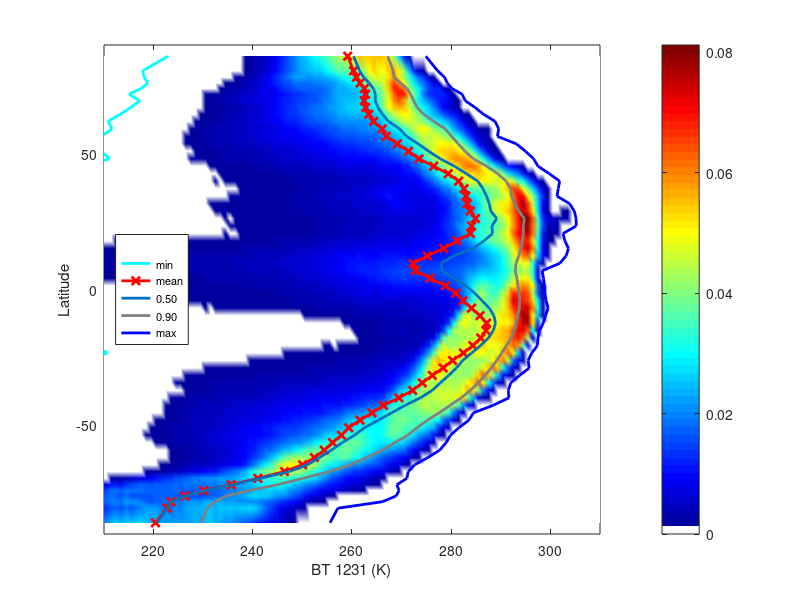

Here is the MATLAB script that generated this plot:
%% cd  /home/sergio/MATLABCODE/oem_pkg_run_sergio_AuxJacs/TILES_TILES_TILES_MakeAvgCldProfs2002_2020/Code_For_HowardObs_TimeSeries/
%% do_the_plots_ecmwf_or_era_16days_tile_v2
%% 
%% stop at Fig25 and save
%% save /home/sergio/MATLABCODE/oem_pkg_run/MATFILES_for_JGR_trends_paper/fig1.mat data_fig1

jett = jet; jett(1,:) = 1;

load fig1.mat
figure(1); clf
pcolor(data_fig1.dbtt,data_fig1.latbins,data_fig1.histc); colormap(jett); colorbar; shading interp
hold on;
plot(data_fig1.Q0,data_fig1.latbins,'c','linewidth',2);
plot(data_fig1.mean,data_fig1.latbins,'rx-','linewidth',2);
plot(data_fig1.Q50,data_fig1.latbins,'linewidth',2);
plot(data_fig1.Q90,data_fig1.latbins,'color',[1 1 1]*0.5,'linewidth',2);
plot(data_fig1.Q1,data_fig1.latbins,'b','linewidth',2);
hold off
xlim([210 310])
%wah = [['    ']; ['min ']; ['mean']; num2str(quants(IA(1))','%4.2f'); ['0.90']; ['max ']];
wah = [['    ']; ['min ']; ['mean']; ['0.50']; ['0.90']; ['max ']];
hl = legend(wah,'location','west','fontsize',8);
set(gca,'ydir','normal')
ylim([-90 +90])
xlabel('BT 1231 (K)'); ylabel('Latitude')
